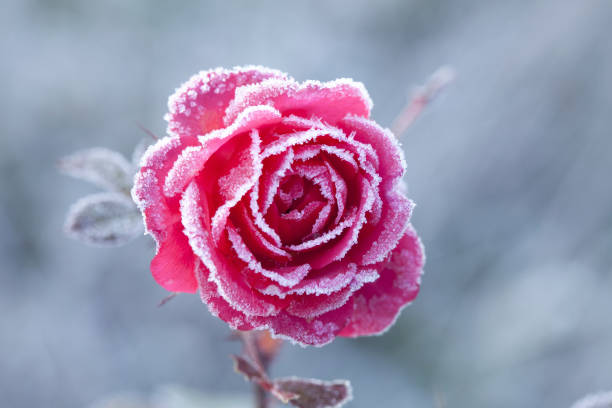
#> input picture SET-2/Q12/Frozen Rose.jpg, 612 x 408 px, found by its file name
$ jupyter execute Question12.ipynb
#> lines starting #> are read from the running program, lines starting #| are printed output that depends on the picture
[cell 1]
import cv2
import numpy as np
import matplotlib.pyplot as plt

def line_detection(image_path):
    # Read image in grayscale
#> called with image_path = '/content/Frozen Rose.jpg'
    img = cv2.imread(image_path, cv2.IMREAD_GRAYSCALE)
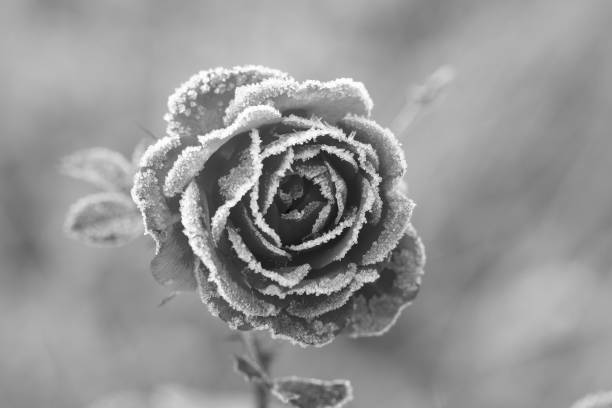
#> img: shape (408, 612); min 1, max 255, mean 148.9
    if img is None:
        raise FileNotFoundError("Image not found. Check the path!")

    img = cv2.resize(img, (256, 256))
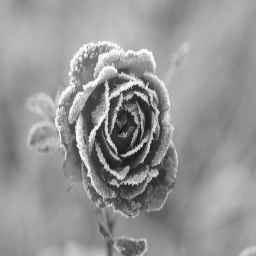
#> img: shape (256, 256); min 12, max 255, mean 148.8

    # Define filter masks
    horizontal_mask = np.array([[-1, -1, -1],
                                 [ 2,  2,  2],
                                 [-1, -1, -1]])

    vertical_mask   = np.array([[-1,  2, -1],
                                 [-1,  2, -1],
                                 [-1,  2, -1]])

    diagonal1_mask  = np.array([[ 2, -1, -1],
                                 [-1,  2, -1],
                                 [-1, -1,  2]])

    diagonal2_mask  = np.array([[-1, -1,  2],
                                 [-1,  2, -1],
                                 [ 2, -1, -1]])

    # Apply filters using cv2.filter2D
    horiz = cv2.filter2D(img, -1, horizontal_mask)
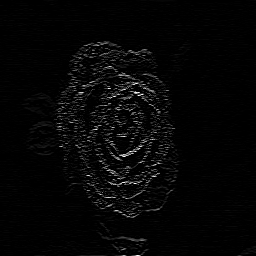
#> horiz: shape (256, 256); min 0, max 255, mean 5.8
    vert  = cv2.filter2D(img, -1, vertical_mask)
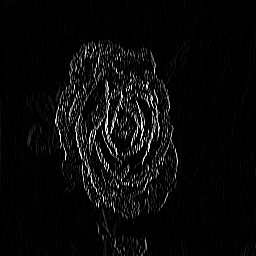
#> vert: shape (256, 256); min 0, max 255, mean 9.6
    diag1 = cv2.filter2D(img, -1, diagonal1_mask)
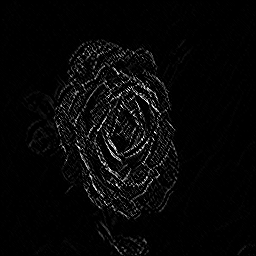
#> diag1: shape (256, 256); min 0, max 255, mean 7.2
    diag2 = cv2.filter2D(img, -1, diagonal2_mask)
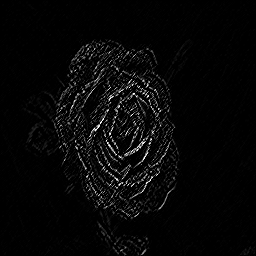
#> diag2: shape (256, 256); min 0, max 255, mean 7.2

    # Show results
    plt.figure(figsize=(10, 8))

    plt.subplot(2, 3, 1), plt.imshow(img, cmap='gray')
    plt.title("Original"), plt.axis("off")

    plt.subplot(2, 3, 2), plt.imshow(horiz, cmap='gray')
    plt.title("Horizontal Lines"), plt.axis("off")

    plt.subplot(2, 3, 3), plt.imshow(vert, cmap='gray')
    plt.title("Vertical Lines"), plt.axis("off")

    plt.subplot(2, 3, 4), plt.imshow(diag1, cmap='gray')
    plt.title("Diagonal 45°"), plt.axis("off")

    plt.subplot(2, 3, 5), plt.imshow(diag2, cmap='gray')
    plt.title("Diagonal 135°"), plt.axis("off")

    plt.tight_layout()
    plt.savefig("line_detection_results.png")
    plt.show()

# Example usage
if __name__ == "__main__":
    line_detection("/content/Frozen Rose.jpg")
